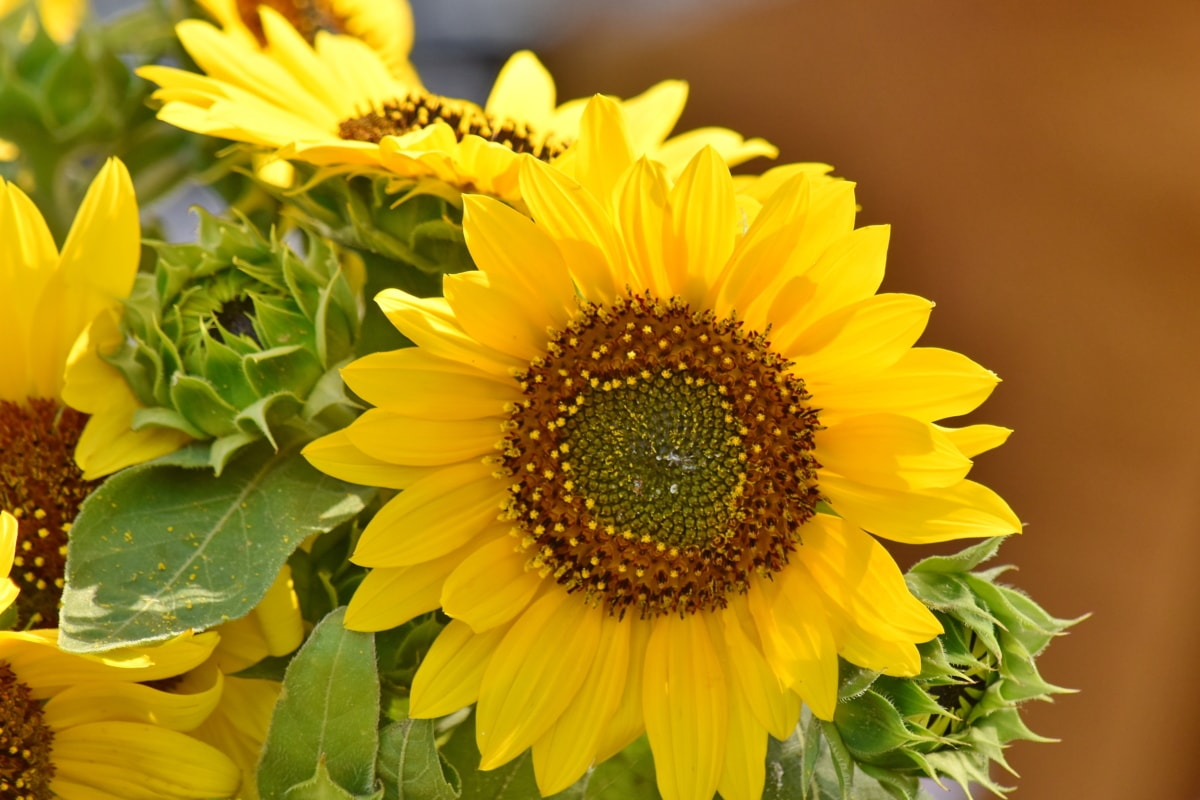
%> input picture 00_MATLAB_Past_Midtems/2021/MATLAB_Midterm_02_student_instruction_2021/midterm02_code/sunflower.jpg, 1200 x 800 px
$ octave m02_4_12345678.m   (GNU Octave 9; MATLAB toolbox functions it lacks are replaced by stand-ins)
%> lines starting %> are read from the running program, lines starting %| are printed output that depends on the picture
%%%%%%%%%%%%%%%%%%%%%%%%%%%
% Midterm Number: 2
% Problem number: 4
% Student Name:  퍫쨖샅
% Student ID: 0716304
% Email address: jonathan.tzuchi.liu@gmail.com
% Department: Computer Science
% Date: 2022/05/09
% National Yang Ming Chiao Tung University, Taiwan
%%%%%%%%%%%%%%%%%%%%%%%%%%%%

close all; clear; clc;		% close all windows
                            % clear variables, and clear screen

disp('Midterm Problem 2.2') 	% show Midterm Problem 2.1

disp('퍫쨖샅 0716304');

L1 = imread('sunflower.jpg');
%> L1 is the input picture: size 800x1200x3 uint8; mean R, G, B 162.4, 128.4, 22.9
L2 = imresize(L1, [640 640]);
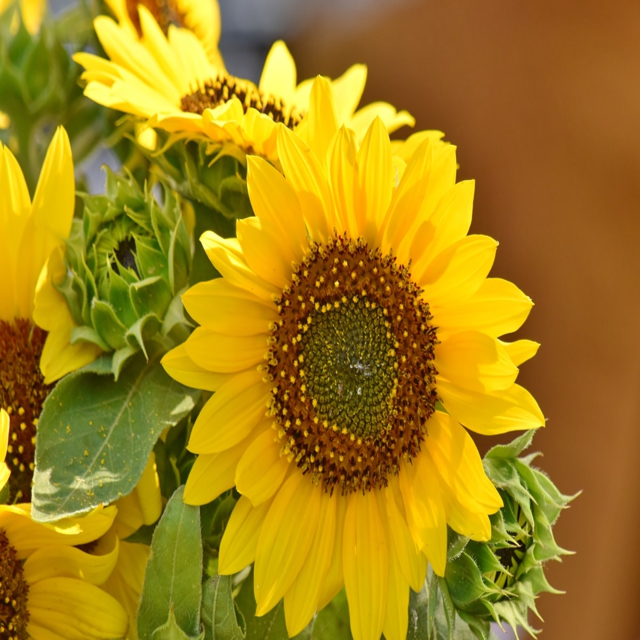
%> L2: size 640x640x3 uint8; mean R, G, B 162.4, 128.4, 22.9

s = size(L2);
%> s = [640 640 3]
Id = im2double(L2);
K = ones(size(L2), 'double');
figure, imshow(L2);
input('Press ENTER to start...');

numFrames = 500;

Id = im2double(L2);

%> (the run ends here)
